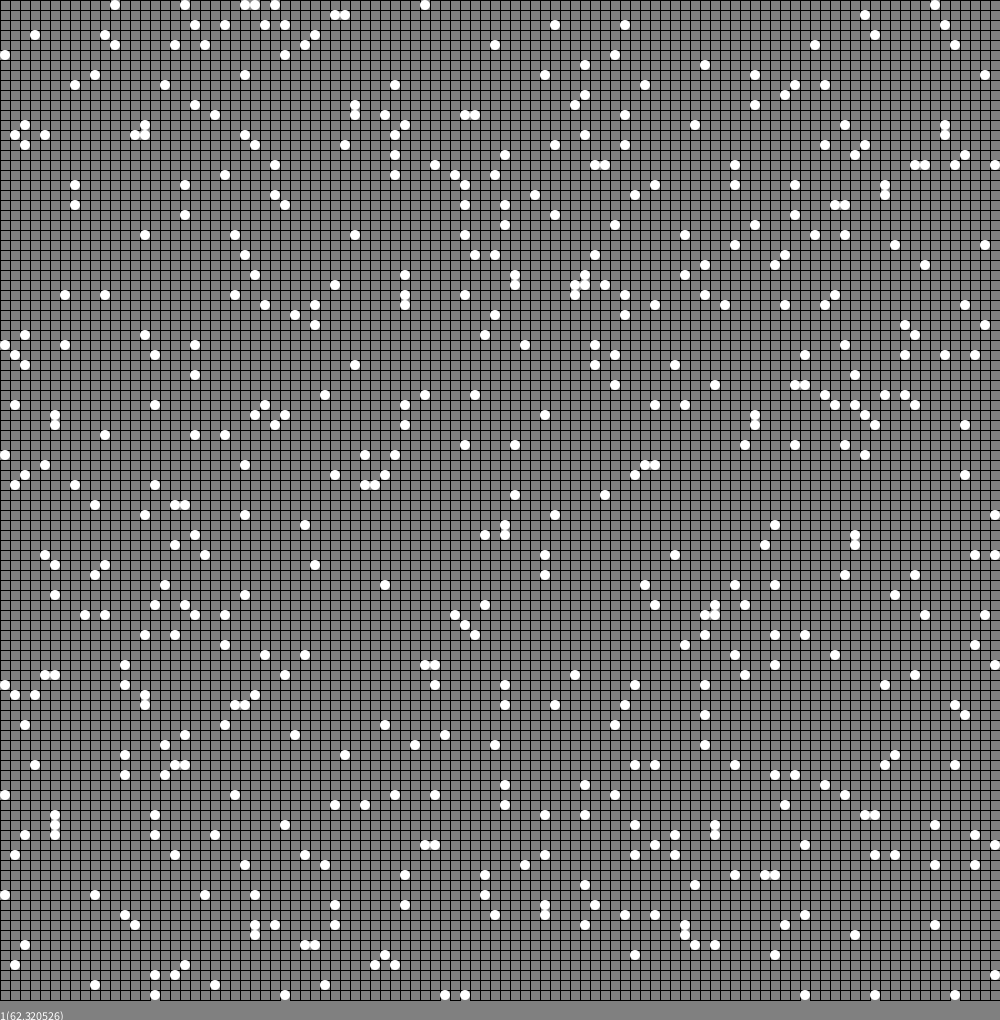
Frame 1 (no input)
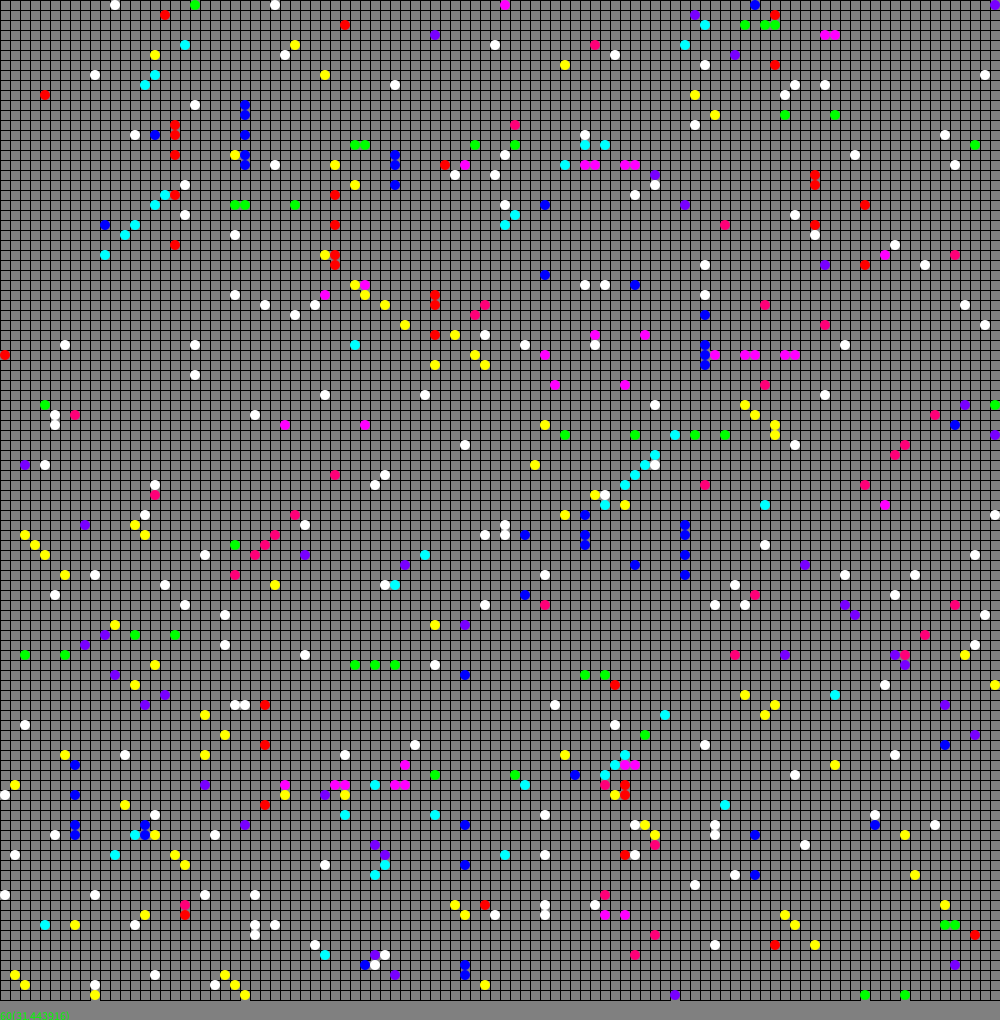
Frame 60 (the mouse pressed at the canvas centre just before this capture)
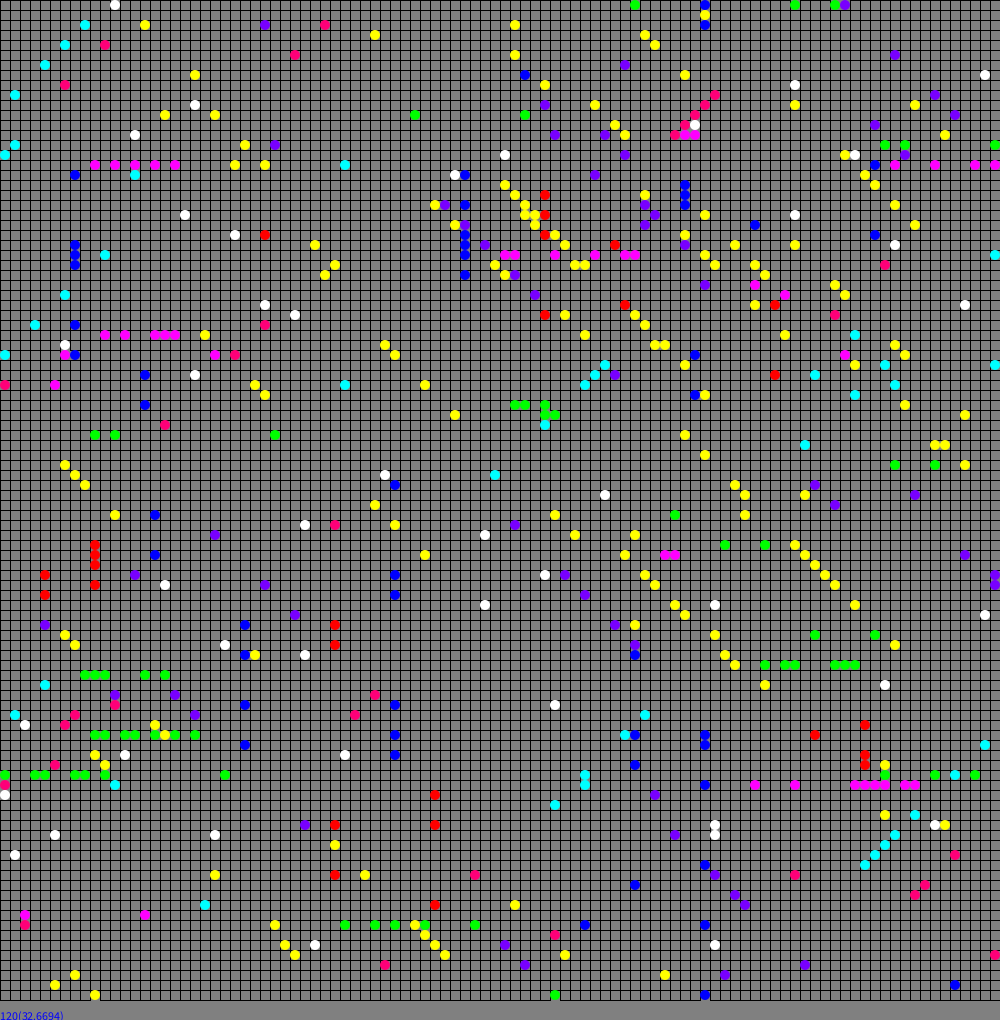
Frame 120 (the mouse held since frame 60 and released just before this capture)

The Processing sketch that drew these frames (run headless with seeded random() and noise(); from frame 60 on, the mouse is pressed at the canvas centre):

// Processing sketch: ABMSimple5
// ── ABMSimple5.pde
/// Simple example of Agent Base Model.
/// @date 2025-01-13 (modification)
//*/////////////////////////////////////////////////////////////////////////////

void setup()
{
  size(1000,1020);
  
  theWorld=new World();
  theWorld.initialise();
  
  frameRate(DEFAULT_FRAME_RATE);
  println(Model,"Ready!");
}

void draw()
{
  background(128);
  
  census(theWorld);
  visualise(theWorld);
  theWorld.update();
  
  text(str(frameCount)+"("+str(frameRate)+")",0,height);
}

void exit()
{
  println("The end");
  super.exit();
}

// ── ABMSettings.pde
/// Global constants & variables.
/// @date 2025-01-13 (modification)
//*/////////////////////////////////////////////////////////////////////////////
String Model="ABMWalkers"; ///< We already know what we want to do.

int    WSide=100;        ///< World side.
float  Density=0.05;     ///< Agents population density.

int DEFAULT_FRAME_RATE=50; ///< Base simulation speed

// ── Agent.pde
/// The agent: its atributes, random initialisation and methods
/// @date 2025-01-13 (modification)
//*/////////////////////////////////////////////////////////////////////////////

enum Dirs { UNKNOWN, N, NE, E, SE, S, SW, W, NW }; ///< all directions of the world.

Dirs[] allDirs={ Dirs.UNKNOWN,Dirs.N,Dirs.NE,Dirs.E,Dirs.SE,Dirs.S,Dirs.SW,Dirs.W,Dirs.NW };

color dirs2color(Dirs direction) //!< second version of colorisation
{
  switch(direction){
  case N:       return color(  0,  0,255);
  case NE:      return color(  0,255,255);
  case E:       return color(  0,255,  0);
  case SE:      return color(255,255,  0);
  case S:       return color(255,  0,  0);
  case SW:      return color(255,  0,120);
  case W:       return color(255,  0,255);
  case NW:      return color(120,  0,255);
  case UNKNOWN: 
  default: return color(255,255,255);
  }
}

class Agent
{
  Dirs direction=Dirs.UNKNOWN;  //!< It knows his walking direction.
  
  color getColor()
  {
    return dirs2color(direction);
  }
  
  void update()
  {
    if( direction==Dirs.UNKNOWN && random(1.0)<0.01 ) // Within approximately 100 steps, everyone will choose a direction
      direction=allDirs[int(random(1,allDirs.length))];
  }
  
  void interactionA(Agent other) //!< Asymmetric interaction.
  {
    other.direction=this.direction;
  }
  
  void interactionS(Agent other) //!< Symmetric interaction.
  {
    Dirs newdirection=allDirs[int(random(1,allDirs.length))]; // Agents "establish" a new common direction.
    this.direction=newdirection;
    other.direction=newdirection;
  }
} 

// ── World.pde
/// The world & its dynamics.
/// @date 2025-01-13 (modification)
//*/////////////////////////////////////////////////////////////////////////////

class World
{
  Agent[][]  plane=new Agent[WSide][WSide]; //!< the surface of the world where agents "live".
  int        numberOfAgents=0;              //!< actual number of agents.
  
  void initialise() //!< pre-filling the world
  {
    for(int row=0;row<WSide;row++)
     for(int col=0;col<WSide;col++)
      if(random(1.0)<Density) // Agents are only in certain places.
      {
        plane[row][col]=new Agent();
        numberOfAgents++;
      }
  }
  
  void update() //!< Monte Carlo update of the world, i.e. the simulation step.
  {
    int square=WSide*WSide;
    for(int i=0;i<square;i++)
    {
      int col=int(random(0,WSide));
      int row=int(random(0,WSide));
      if(plane[row][col]!=null)
      {
         plane[row][col].update();
         
         // Requested move.
         int dcol,drow;
         switch( plane[row][col].direction ){
            case N:       dcol= 0; drow=-1; break;
            case NE:      dcol=+1; drow=-1; break;
            case E:       dcol=+1; drow= 0; break;
            case SE:      dcol=+1; drow=+1; break;
            case S:       dcol= 0; drow=+1; break;
            case SW:      dcol=-1; drow=+1; break;
            case W:       dcol=-1; drow= 0; break;
            case NW:      dcol=-1; drow=-1; break;
            case UNKNOWN: 
            default: dcol= 0; drow= 0; break;
            }
         
         // Requested position
         int ncol=(WSide+col+dcol)%WSide;
         int nrow=(WSide+row+drow)%WSide;
         
         // The action depends on the empty space in the new position.
         if(plane[nrow][ncol]==null)
         {
           plane[nrow][ncol]=plane[row][col]; // To a new place.
           plane[row][col]=null; // Very important: The normal world does not allow bilocation!
         }
         else
         {
           plane[row][col].interactionA(plane[nrow][ncol]);
         }
      }
    }  
  }
}

World theWorld=null; ///< A single variable representing the world is initialized during setup.

// ── WorldStats.pde
/// The world statistics.
/// @date 2025-01-13 (begin)
//*/////////////////////////////////////////////////////////////////////////////

int[] allCounts=null; ///< pedestrian/walkers direction counters.

void census(World currWorld)
{
  // Preparation...
  if(allCounts==null)
  {
    allCounts=new int[allDirs.length]; // We need new one.
  }
  else
  {
    for(int i=0;i<allCounts.length;i++) // we just reset the counters.
      allCounts[i]=0;
  }
    
  // Real counting:
  for(int row=0;row<WSide;row++)
    for(int col=0;col<WSide;col++)
      if(currWorld.plane[row][col]!=null)
      {
         Dirs tmp=currWorld.plane[row][col].direction;
         int  ind=tmp.ordinal(); // which one direction in order
         allCounts[ind]++;
      }
      
  // Simplest presentation:    
  for(int i=0;i<allCounts.length;i++)
    print("\t",allCounts[i]);
   
  println(" ----- Step:",nf(frameCount,9),"-----");  
}

// ── WorldVis.pde
/// The world visualisation.
/// @date 2025-01-13 (modification)
//*/////////////////////////////////////////////////////////////////////////////

void visualise(World currWorld)
{
  float CSide=width/WSide;
  float HSide=CSide/2.0;
  
  for(int row=0;row<WSide;row++)
    for(int col=0;col<WSide;col++)
      if(currWorld.plane[row][col]!=null)
      {
        fill(currWorld.plane[row][col].getColor()); 
        noStroke();
        ellipse(col*CSide+HSide,row*CSide+HSide,CSide,CSide);
        stroke(0);
      }
      else
      {
        noFill(); stroke(0);
        rect(col*CSide,row*CSide,CSide,CSide);
      }  
}

// ── YesNoTimeControl.pde
/// Simulation control module.
/// @date 2025-01-13 (modification)
//*/////////////////////////////////////////////////////////////////////////////

void keyPressed() //when key pressed, the numbers 1 to 9 change the speed and 'Q' ends the simulation.
{
  if(key==ESC) key=0; //Do not exit on ESCAPE //<>//
  else
  switch(key){
    case '1': frameRate(1); break; 
    case '2': frameRate(2); break;
    case '3': frameRate(3); break;
    case '4': frameRate(4); break;
    case '5': frameRate(5); break;
    case '6': frameRate(10); break;
    case '7': frameRate(100); break;
    case '8': frameRate(200); break;
    case '9': frameRate(1000); break;
    case '0': frameRate(DEFAULT_FRAME_RATE); break;
    case 'Q': key=ESC;
  }
}
